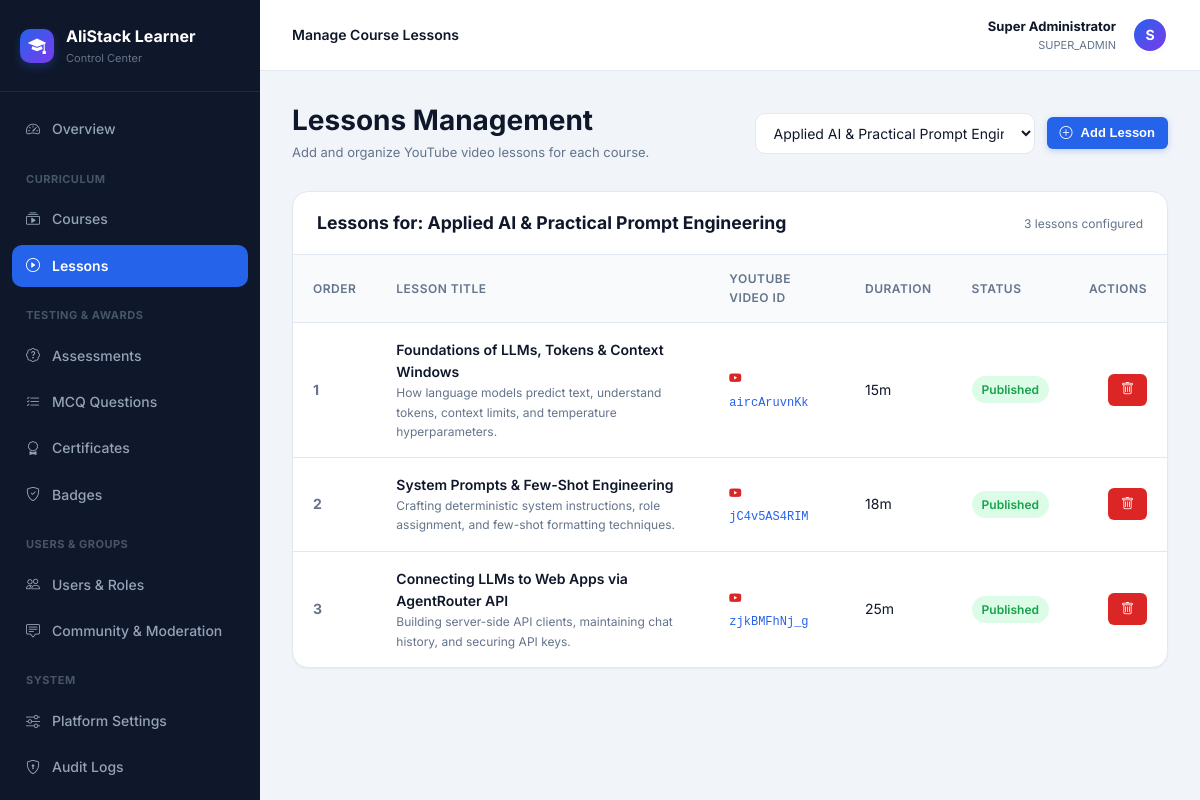
The page /public/admin/lessons.php (signed in) on the database its author committed.
### tables this page shows
CREATE TABLE `courses` (
  `id` INT UNSIGNED AUTO_INCREMENT PRIMARY KEY,
  `category_id` INT UNSIGNED NULL,
  `title` VARCHAR(200) NOT NULL,
  `slug` VARCHAR(220) NOT NULL UNIQUE,
  `thumbnail` VARCHAR(255) NULL,
  `short_desc` VARCHAR(300) NOT NULL,
  `full_desc` TEXT NOT NULL,
  `difficulty` ENUM('beginner', 'intermediate', 'advanced') NOT NULL DEFAULT 'beginner',
  `language` VARCHAR(50) NOT NULL DEFAULT 'English',
  `estimated_duration` VARCHAR(50) NOT NULL DEFAULT '6 Hours',
  `learning_objectives` TEXT NULL,
  `prerequisites` TEXT NULL,
  `instructor_name` VARCHAR(100) NOT NULL DEFAULT 'AliStack Academy',
  `youtube_playlist_url` VARCHAR(255) NULL,
  `youtube_playlist_id` VARCHAR(100) NULL,
  `status` ENUM('draft', 'published', 'archived') NOT NULL DEFAULT 'published',
  `is_featured` TINYINT(1) NOT NULL DEFAULT 0,
  `course_order` INT NOT NULL DEFAULT 0,
  `created_at` DATETIME NOT NULL DEFAULT CURRENT_TIMESTAMP,
  `updated_at` DATETIME NOT NULL DEFAULT CURRENT_TIMESTAMP ON UPDATE CURRENT_TIMESTAMP,
  FOREIGN KEY (`category_id`) REFERENCES `course_categories`(`id`) ON DELETE SET NULL,
  INDEX `idx_courses_status` (`status`),
  INDEX `idx_courses_featured` (`is_featured`)
);

CREATE TABLE `course_lessons` (
  `id` INT UNSIGNED AUTO_INCREMENT PRIMARY KEY,
  `course_id` INT UNSIGNED NOT NULL,
  `title` VARCHAR(200) NOT NULL,
  `description` TEXT NULL,
  `youtube_video_id` VARCHAR(50) NOT NULL,
  `duration_minutes` INT NOT NULL DEFAULT 10,
  `lesson_order` INT NOT NULL DEFAULT 1,
  `is_published` TINYINT(1) NOT NULL DEFAULT 1,
  `learning_objectives` TEXT NULL,
  `created_at` DATETIME NOT NULL DEFAULT CURRENT_TIMESTAMP,
  `updated_at` DATETIME NOT NULL DEFAULT CURRENT_TIMESTAMP ON UPDATE CURRENT_TIMESTAMP,
  FOREIGN KEY (`course_id`) REFERENCES `courses`(`id`) ON DELETE CASCADE,
  INDEX `idx_lessons_course_order` (`course_id`, `lesson_order`)
);

### config/app.php (called while the page is built, shortened)
<?php
require_once __DIR__ . '/database.php';
if (!function_exists('baseUrl')) {
    function baseUrl(string $path = ''): string {
        if (!empty($_SERVER['HTTP_HOST'])) {
            $protocol = (!empty($_SERVER['HTTPS']) && $_SERVER['HTTPS'] !== 'off') ? "https://" : "http://";
            $host = $_SERVER['HTTP_HOST'];
            $scriptName = $_SERVER['SCRIPT_NAME'] ?? '';
            $baseDir = str_replace('\\', '/', dirname($scriptName));
            if (str_contains($baseDir, '/public')) {
                $baseDir = substr($baseDir, 0, strpos($baseDir, '/public') + 7);
            } elseif ($baseDir === '/' || $baseDir === '\\' || $baseDir === '.') {
                $baseDir = '';
            }
            $base = rtrim($protocol . $host . $baseDir, '/');
            return $base . '/' . ltrim($path, '/');
        }
        $configured = getenv('APP_URL') ?: 'http://localhost:8000';
        return rtrim($configured, '/') . '/' . ltrim($path, '/');
    }
}

### app/autoload.php (called while the page is built, shortened)
<?php
spl_autoload_register(function ($class) {
    $prefix = 'App\\';
    $baseDir = __DIR__ . '/';
    $len = strlen($prefix);
    $relativeClass = substr($class, $len);
    $file = $baseDir . str_replace('\\', '/', $relativeClass) . '.php';
});
require_once dirname(__DIR__) . '/config/app.php';

### config/database.php (called while the page is built, shortened)
<?php
function getDbConnection(): PDO {
    static $pdo = null;
    if ($pdo !== null) {
        return $pdo;
    }
    $host = getenv('DB_HOST') ?: '127.0.0.1';
    $port = getenv('DB_PORT') ?: '3306';
    $dbname = getenv('DB_NAME') ?: 'alistack_learner';
    $username = getenv('DB_USER') ?: 'root';
    $password = getenv('DB_PASS') !== false ? getenv('DB_PASS') : '';
    $dsn = "mysql:host={$host};port={$port};dbname={$dbname};charset=utf8mb4";
    $options = [
        PDO::ATTR_ERRMODE            => PDO::ERRMODE_EXCEPTION,
        PDO::ATTR_DEFAULT_FETCH_MODE => PDO::FETCH_ASSOC,
        PDO::ATTR_EMULATE_PREPARES   => false,
        PDO::MYSQL_ATTR_INIT_COMMAND => "SET NAMES utf8mb4 COLLATE utf8mb4_unicode_ci"
    ];
    try {
        $pdo = new PDO($dsn, $username, $password, $options);
        return $pdo;
    } catch (PDOException $e) {
        error_log("Database connection failed: " . $e->getMessage());
        if (getenv('APP_ENV') === 'local' || !getenv('APP_ENV')) {
            throw new RuntimeException("Database connection error: Unable to connect to MySQL database '{$dbname}' on {$host}:{$port}. Please verify your MySQL server is running and .env credentials are correct.");
        }
        throw new RuntimeException("A secure database connection could not be established. Please check back shortly.");
    }
}

### app/Repositories/CourseRepository.php (called while the page is built, shortened)
<?php
class CourseRepository {
    protected PDO $db;
    public function __construct() {
        $this->db = getDbConnection();
    }
    public function getAllAdmin(int $page = 1, int $perPage = 20, ?string $status = null, ?string $search = null): array {
        $offset = ($page - 1) * $perPage;
        $where = [];
        $params = [];
        $whereClause = !empty($where) ? "WHERE " . implode(' AND ', $where) : "";
        $sql = "SELECT c.*, cat.name as category_name,
                (SELECT COUNT(*) FROM course_lessons cl WHERE cl.course_id = c.id) as lesson_count,
                (SELECT COUNT(*) FROM enrollments e WHERE e.course_id = c.id) as student_count
                FROM courses c
                LEFT JOIN course_categories cat ON cat.id = c.category_id
                {$whereClause}
                ORDER BY c.id DESC
                LIMIT {$perPage} OFFSET {$offset}";
        $stmt = $this->db->prepare($sql);
        $stmt->execute($params);
        return $stmt->fetchAll();
    }
    public function findById(int $id): ?array {
        $stmt = $this->db->prepare("
            SELECT c.*, cat.name as category_name,
            (SELECT COUNT(*) FROM course_lessons cl WHERE cl.course_id = c.id) as lesson_count,
            (SELECT COUNT(*) FROM enrollments e WHERE e.course_id = c.id) as student_count
            FROM courses c
            LEFT JOIN course_categories cat ON cat.id = c.category_id
            WHERE c.id = ?
            LIMIT 1
        ");
        $stmt->execute([$id]);
        $row = $stmt->fetch();
        return $row ?: null;
    }
    public function getLessons(int $courseId, bool $publishedOnly = true): array {
        $sql = "SELECT * FROM course_lessons WHERE course_id = ?";
        $sql .= " ORDER BY lesson_order ASC, id ASC";
        $stmt = $this->db->prepare($sql);
        $stmt->execute([$courseId]);
        return $stmt->fetchAll();
    }
}

### app/Helpers/Sanitizer.php (called while the page is built, shortened)
<?php
class Sanitizer {
    public static function e(?string $value): string {
        return htmlspecialchars($value, ENT_QUOTES, 'UTF-8');
    }
}

### public/admin/lessons.php (the view, shortened to what this page needs)
<?php
require_once dirname(__DIR__, 2) . '/app/autoload.php';
$courseRepo = new CourseRepository();
$courses = $courseRepo->getAllAdmin(1, 100);
$selectedCourseId = !empty($_GET['course_id']) ? (int)$_GET['course_id'] : (!empty($courses) ? (int)$courses[0]['id'] : 0);
$currentCourse = $selectedCourseId ? $courseRepo->findById($selectedCourseId) : null;
$lessons = $selectedCourseId ? $courseRepo->getLessons($selectedCourseId, false) : [];
require_once dirname(__DIR__, 2) . '/templates/layouts/admin-layout.php';
?>
<div class="admin-page-header">
    <div>
        <h1 style="font-size: 1.75rem; margin-bottom: 4px;">Lessons Management</h1>
        <p style="font-size: 13px; color: var(--muted); margin: 0;">Add and organize YouTube video lessons for each course.</p>
    </div>
    <div style="display: flex; gap: 12px; align-items: center;">
        <select class="form-select" style="width: 280px;" onchange="window.location.href='<?= baseUrl('admin/lessons.php?course_id=') ?>' + this.value;">
            <?php foreach ($courses as $c): ?>
                <option value="<?= $c['id'] ?>" <?= ($selectedCourseId === (int)$c['id']) ? 'selected' : '' ?>>
                    <?= Sanitizer::e($c['title']) ?> (<?= (int)$c['lesson_count'] ?> lessons)
                </option>
            <?php endforeach; ?>
        </select>
        <?php if ($selectedCourseId): ?>
            <button type="button" class="btn btn-primary btn-sm" onclick="openModal('addLessonModal')">
                <i class="bi bi-plus-circle"></i> Add Lesson
            </button>
        <?php endif; ?>
    </div>
</div>
<div class="table-card">
    <div class="card-header">
        <h3 style="font-size: 1.1rem; margin: 0;">
            Lessons for: <strong><?= Sanitizer::e($currentCourse['title'] ?? 'Course') ?></strong>
        </h3>
        <span style="font-size: 12px; color: var(--muted);"><?= count($lessons) ?> lessons configured</span>
    </div>
    <div class="table-responsive">
        <table class="data-table">
            <thead>
                <tr>
                    <th style="width: 60px;">Order</th>
                    <th>Lesson Title</th>
                    <th>YouTube Video ID</th>
                    <th>Duration</th>
                    <th>Status</th>
                    <th style="text-align: right;">Actions</th>
                </tr>
            </thead>
            <tbody>
                <?php if (empty($lessons)): ?>
                    <tr><td colspan="6" style="text-align: center; color: var(--muted);">No lessons yet. Click "Add Lesson" above to add the first video lesson.</td></tr>
                <?php else: ?>
                    <?php foreach ($lessons as $l): ?>
                        <tr>
                            <td style="font-weight: 700; color: var(--muted);"><?= (int)$l['lesson_order'] ?></td>
                            <td>
                                <div style="font-weight: 600; color: var(--dark);"><?= Sanitizer::e($l['title']) ?></div>
                                <?php if (!empty($l['description'])): ?>
                                    <div style="font-size: 12px; color: var(--muted);"><?= Sanitizer::e($l['description']) ?></div>
                                <?php endif; ?>
                            </td>
                            <td>
                                <a href="https://www.youtube.com/watch?v=<?= urlencode($l['youtube_video_id']) ?>" target="_blank" style="font-family: monospace; font-size: 12px;">
                                    <i class="bi bi-youtube" style="color: #DC2626;"></i> <?= Sanitizer::e($l['youtube_video_id']) ?>
                                </a>
                            </td>
                            <td><?= (int)$l['duration_minutes'] ?>m</td>
                            <td>
                                <span class="badge <?= $l['is_published'] ? 'badge-success' : 'badge-gray' ?>">
                                    <?= $l['is_published'] ? 'Published' : 'Hidden' ?>
                                </span>
                            </td>
                            <td style="text-align: right;">
                                <form method="POST" action="<?= baseUrl('admin/lessons.php?course_id=' . $selectedCourseId) ?>" style="display: inline;" onsubmit="return confirm('Delete this lesson?');">
                                    <button type="submit" class="btn btn-danger btn-sm" title="Delete">
                                        <i class="bi bi-trash"></i>
                                    </button>
                                </form>
                            </td>
                        </tr>
                    <?php endforeach; ?>
                <?php endif; ?>
            </tbody>
        </table>
    </div>
</div>
<?php require_once dirname(__DIR__, 2) . '/templates/layouts/admin-footer.php'; ?>

### public/assets/css/app.css (style rules this page uses)
:root { --primary: #2563EB; --primary-hover: #1D4ED8; --primary-light: #EFF6FF; --primary-rgb: 37, 99, 235; --secondary: #7C3AED; --secondary-hover: #6D28D9; --secondary-light: #F5F3FF; --dark: #0F172A; --dark-light: #1E293B; --muted: #64748B; --muted-light: #94A3B8; --bg-main: #F8FAFC; --bg-card: #FFFFFF; --border-color: #E2E8F0; --border-focus: #93C5FD; --success: #16A34A; --success-light: #DCFCE7; --warning: #D97706; --warning-light: #FEF3C7; --error: #DC2626; --error-light: #FEE2E2; --radius-sm: 6px; --radius-md: 10px; --radius-lg: 16px; --radius-full: 9999px; --shadow-sm: 0 1px 2px 0 rgba(0, 0, 0, 0.05); --shadow-md: 0 4px 6px -1px rgba(0, 0, 0, 0.1), 0 2px 4px -2px rgba(0, 0, 0, 0.1); --shadow-lg: 0 10px 15px -3px rgba(0, 0, 0, 0.1), 0 4px 6px -4px rgba(0, 0, 0, 0.1); --shadow-xl: 0 20px 25px -5px rgba(0, 0, 0, 0.1), 0 8px 10px -6px rgba(0, 0, 0, 0.1); --transition: all 0.2s cubic-bezier(0.16, 1, 0.3, 1); --font-sans: 'Inter', -apple-system, BlinkMacSystemFont, 'Segoe UI', Roboto, sans-serif; }
*, *::before, *::after { box-sizing: border-box; margin: 0; padding: 0; }
body { font-family: var(--font-sans); background-color: var(--bg-main); color: var(--dark); line-height: 1.6; font-size: 15px; -webkit-font-smoothing: antialiased; min-height: 100vh; display: flex; flex-direction: column; }
a { color: var(--primary); text-decoration: none; transition: var(--transition); }
h1, h2, h3, h4, h5, h6 { color: var(--dark); font-weight: 700; line-height: 1.25; }
h1 { font-size: 2.25rem; }
h3 { font-size: 1.35rem; }
p { color: var(--muted); margin-bottom: 1rem; }
.btn { display: inline-flex; align-items: center; justify-content: center; gap: 8px; padding: 9px 18px; font-size: 14px; font-weight: 600; border-radius: var(--radius-md); border: 1px solid transparent; cursor: pointer; transition: var(--transition); text-decoration: none; line-height: 1.4; white-space: nowrap; }
.btn-primary { background-color: var(--primary); color: #FFFFFF; box-shadow: 0 2px 6px rgba(37, 99, 235, 0.25); }
.btn-danger { background-color: var(--error); color: #FFFFFF; }
.btn-sm { padding: 6px 12px; font-size: 13px; border-radius: var(--radius-sm); }
.card-header { padding: 20px 24px; border-bottom: 1px solid var(--border-color); display: flex; align-items: center; justify-content: space-between; }
.form-control, .form-select { width: 100%; padding: 10px 14px; font-size: 14px; font-family: inherit; color: var(--dark); background-color: #FFFFFF; border: 1px solid var(--border-color); border-radius: var(--radius-md); transition: var(--transition); }
.badge { display: inline-flex; align-items: center; gap: 4px; font-size: 12px; font-weight: 600; padding: 4px 10px; border-radius: var(--radius-full); }
.badge-success { background: var(--success-light); color: var(--success); }

### public/assets/css/admin.css (style rules this page uses)
.admin-page-header { display: flex; align-items: center; justify-content: space-between; margin-bottom: 28px; gap: 16px; }
.table-card { background: #FFFFFF; border: 1px solid var(--border-color); border-radius: var(--radius-lg); overflow: hidden; box-shadow: var(--shadow-sm); }
.table-responsive { overflow-x: auto; }
.data-table { width: 100%; border-collapse: collapse; text-align: left; font-size: 14px; }
.data-table th { background: #F8FAFC; color: var(--muted); font-weight: 600; padding: 14px 20px; border-bottom: 1px solid var(--border-color); font-size: 12px; text-transform: uppercase; letter-spacing: 0.5px; }
.data-table td { padding: 16px 20px; border-bottom: 1px solid var(--border-color); color: var(--dark); vertical-align: middle; }
.data-table tr:last-child td { border-bottom: none; }

### rows shown on the page
courses: title "Applied AI & Practical Prompt Engineering"
course_lessons: lesson_order "1", title "Foundations of LLMs, Tokens & Context Windows", description "How language models predict text, understand tokens, context limits, and temperature hyperparameters.", youtube_video "aircAruvnKk", duration_minutes "15", is_published "Published"
course_lessons: lesson_order "2", title "System Prompts & Few-Shot Engineering", description "Crafting deterministic system instructions, role assignment, and few-shot formatting techniques.", youtube_video "jC4v5AS4RIM", duration_minutes "18", is_published "Published"
course_lessons: lesson_order "3", title "Connecting LLMs to Web Apps via AgentRouter API", description "Building server-side API clients, maintaining chat history, and securing API keys.", youtube_video "zjkBMFhNj_g", duration_minutes "25", is_published "Published"

### other values the page prints
Sanitizer::e($pageTitle ?? 'Admin Area') "Manage Course Lessons"
Sanitizer::e($adminUser['full_name']) "Super Administrator"
Sanitizer::e($adminUser['role']) "SUPER_ADMIN"
substr($adminUser['full_name'], 0, 1) "S"
count($lessons) "3"
form field value "Applied AI & Practical Prompt Engineering (3 lessons)"
